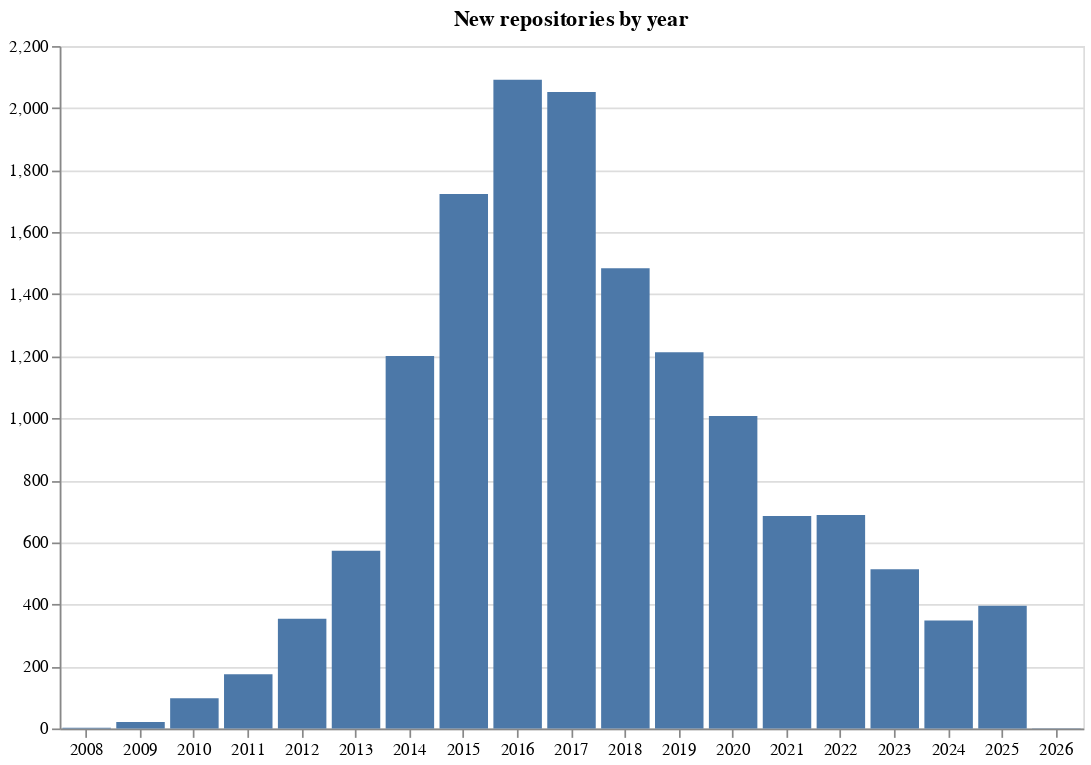

This figure's notebook cell:
### Markdown cell above
## Analyze the trend over time

### Code cell
alt.Chart(
    org_repos_df, title="New repositories by year", width=600, height=400
).mark_bar().encode(
    x=alt.X("year(created_at):O", title=None),
    y=alt.Y("count():Q", title=None),
    tooltip=[
        alt.Tooltip("year(created_at):O", title="Year"),
        alt.Tooltip("count():Q", title="New repositories"),
    ],
)

### Figure 1 — Vega specification as saved in the notebook (floating-point values rounded to 4 significant figures)
{"$schema": "https://vega.github.io/schema/vega/v6.json", "data": [{"name": "source_0", "values": [{"__count": 513, "year_created_at": "2023-01-01T00:00:00.000"}, {"__count": 1213, "year_created_at": "2019-01-01T00:00:00.000"}, {"__count": 1723, "year_created_at": "2015-01-01T00:00:00.000"}, {"__count": 2052, "year_created_at": "2017-01-01T00:00:00.000"}, {"__count": 685, "year_created_at": "2021-01-01T00:00:00.000"}, {"__count": 1484, "year_created_at": "2018-01-01T00:00:00.000"}, {"__count": 1007, "year_created_at": "2020-01-01T00:00:00.000"}, {"__count": 688, "year_created_at": "2022-01-01T00:00:00.000"}, {"__count": 2091, "year_created_at": "2016-01-01T00:00:00.000"}, {"__count": 396, "year_created_at": "2025-01-01T00:00:00.000"}, {"__count": 348, "year_created_at": "2024-01-01T00:00:00.000"}, {"__count": 1201, "year_created_at": "2014-01-01T00:00:00.000"}, {"__count": 573, "year_created_at": "2013-01-01T00:00:00.000"}, {"__count": 354, "year_created_at": "2012-01-01T00:00:00.000"}, {"__count": 175, "year_created_at": "2011-01-01T00:00:00.000"}, {"__count": 1, "year_created_at": "2026-01-01T00:00:00.000"}, {"__count": 97, "year_created_at": "2010-01-01T00:00:00.000"}, {"__count": 21, "year_created_at": "2009-01-01T00:00:00.000"}, {"__count": 2, "year_created_at": "2008-01-01T00:00:00.000"}], "transform": [{"type": "formula", "expr": "toDate(datum['year_created_at'])", "as": "year_created_at"}]}, {"name": "source_0_x_domain_year_created_at", "values": [{"year_created_at": "2023-01-01T00:00:00.000"}, {"year_created_at": "2019-01-01T00:00:00.000"}, {"year_created_at": "2015-01-01T00:00:00.000"}, {"year_created_at": "2017-01-01T00:00:00.000"}, {"year_created_at": "2021-01-01T00:00:00.000"}, {"year_created_at": "2018-01-01T00:00:00.000"}, {"year_created_at": "2020-01-01T00:00:00.000"}, {"year_created_at": "2022-01-01T00:00:00.000"}, {"year_created_at": "2016-01-01T00:00:00.000"}, {"year_created_at": "2025-01-01T00:00:00.000"}, {"year_created_at": "2024-01-01T00:00:00.000"}, {"year_created_at": "2014-01-01T00:00:00.000"}, {"year_created_at": "2013-01-01T00:00:00.000"}, {"year_created_at": "2012-01-01T00:00:00.000"}, {"year_created_at": "2011-01-01T00:00:00.000"}, {"year_created_at": "2026-01-01T00:00:00.000"}, {"year_created_at": "2010-01-01T00:00:00.000"}, {"year_created_at": "2009-01-01T00:00:00.000"}, {"year_created_at": "2008-01-01T00:00:00.000"}], "transform": [{"type": "formula", "expr": "toDate(datum['year_created_at'])", "as": "year_created_at"}]}, {"name": "source_0_y_domain___count", "values": [{"min": 1, "max": 2091}]}], "marks": [{"type": "rect", "name": "marks", "from": {"data": "source_0"}, "encode": {"update": {"tooltip": {"signal": "{\"Year\": timeFormat(datum[\"year_created_at\"], timeUnitSpecifier([\"year\"], {\"year-month\":\"%b %Y \",\"year-month-date\":\"%b %d, %Y \"})), \"New repositories\": format(datum[\"__count\"], \"\")}"}, "y2": {"value": 0, "scale": "y"}, "width": {"signal": "max(0.25, bandwidth('x'))"}, "x": {"field": "year_created_at", "scale": "x"}, "y": {"field": "__count", "scale": "y"}, "fill": {"value": "#4c78a8"}}}, "style": ["bar"]}], "scales": [{"name": "x", "type": "band", "domain": {"data": "source_0_x_domain_year_created_at", "field": "year_created_at", "sort": true}, "range": [0, {"signal": "width"}], "paddingInner": 0.1, "paddingOuter": 0.05}, {"name": "y", "type": "linear", "domain": [{"signal": "(data(\"source_0_y_domain___count\")[0] || {}).min"}, {"signal": "(data(\"source_0_y_domain___count\")[0] || {}).max"}], "range": [{"signal": "height"}, 0], "nice": true, "zero": true}], "axes": [{"scale": "y", "minExtent": 0, "domain": false, "tickCount": {"signal": "ceil(height/40)"}, "labels": false, "ticks": false, "grid": true, "orient": "left", "gridScale": "x", "maxExtent": 0, "aria": false, "zindex": 0}, {"scale": "x", "formatType": "time", "format": {"signal": "timeUnitSpecifier([\"year\"], {\"year-month\":\"%b %Y \",\"year-month-date\":\"%b %d, %Y \"})"}, "orient": "bottom", "zindex": 0, "tickMinStep": {"signal": "datetime(2002, 0, 1, 0, 0, 0, 0) - datetime(2001, 0, 1, 0, 0, 0, 0)"}, "labelOverlap": true, "grid": false}, {"scale": "y", "grid": false, "tickCount": {"signal": "ceil(height/40)"}, "zindex": 0, "orient": "left", "labelOverlap": true}], "title": {"text": "New repositories by year", "frame": "group"}, "padding": 5, "background": "white", "width": 600, "style": "cell", "height": 400}
